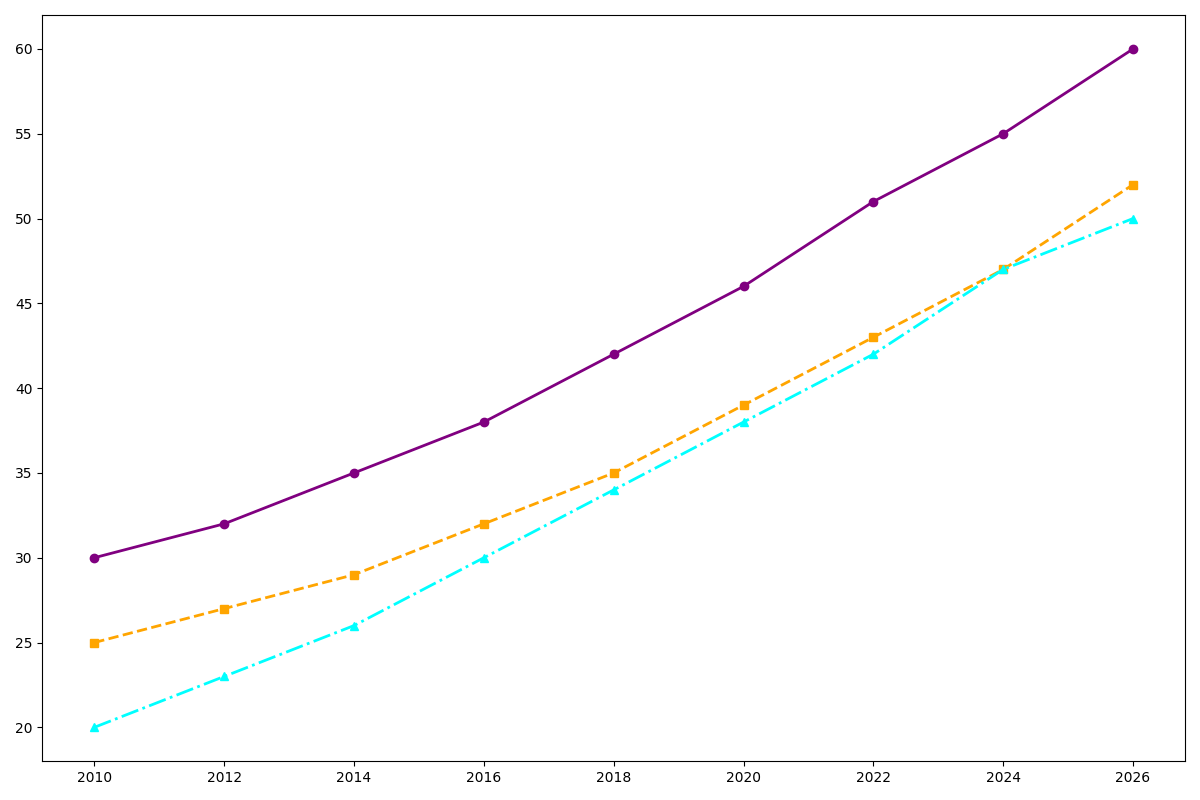

This chart was generated by the following Python code:
import matplotlib.pyplot as plt
import numpy as np

years = np.array([2010, 2012, 2014, 2016, 2018, 2020, 2022, 2024, 2026])
new_york_green_spaces = np.array([30, 32, 35, 38, 42, 46, 51, 55, 60])
tokyo_green_spaces = np.array([25, 27, 29, 32, 35, 39, 43, 47, 52])
berlin_green_spaces = np.array([20, 23, 26, 30, 34, 38, 42, 47, 50])

fig, ax = plt.subplots(figsize=(12, 8))

ax.plot(years, new_york_green_spaces, marker='o', linestyle='-', color='purple', linewidth=2)
ax.plot(years, tokyo_green_spaces, marker='s', linestyle='--', color='orange', linewidth=2)
ax.plot(years, berlin_green_spaces, marker='^', linestyle='-.', color='cyan', linewidth=2)

plt.tight_layout()
plt.show()
